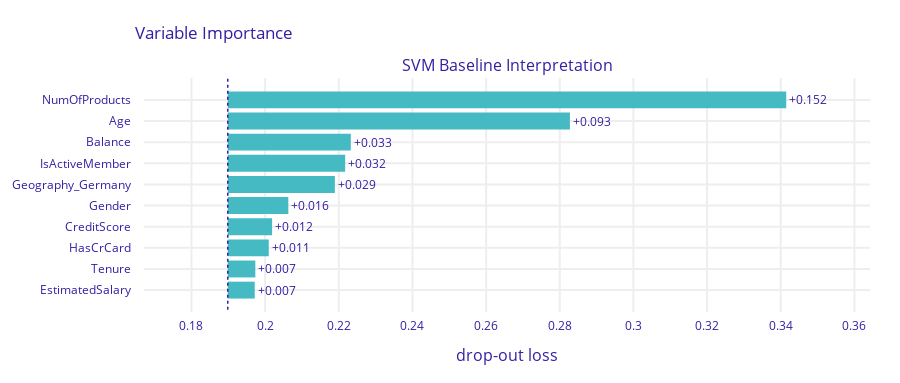

Notebook cell for this chart:
### Code cell
svm_exp.model_parts().plot()

### Figure 1 — Plotly figure (JSON) as saved in the notebook; plotly's stock layout.template omitted (floating-point values rounded to 4 significant figures)
{"data": [{"base": 0.1899, "hoverinfo": "text", "hoverlabel": {"bgcolor": "rgba(0,0,0,0.8)"}, "hovertext": ["Model: SVM Baseline Interpretation loss after<br>variable: NumOfProducts is permuted: 0.341<br>Drop-out loss change: +0.152", "Model: SVM Baseline Interpretation loss after<br>variable: Age is permuted: 0.283<br>Drop-out loss change: +0.093", "Model: SVM Baseline Interpretation loss after<br>variable: Balance is permuted: 0.223<br>Drop-out loss change: +0.033", "Model: SVM Baseline Interpretation loss after<br>variable: IsActiveMember is permuted: 0.222<br>Drop-out loss change: +0.032", "Model: SVM Baseline Interpretation loss after<br>variable: Geography_Germany is permuted: 0.219<br>Drop-out loss change: +0.029", "Model: SVM Baseline Interpretation loss after<br>variable: Gender is permuted: 0.206<br>Drop-out loss change: +0.016", "Model: SVM Baseline Interpretation loss after<br>variable: CreditScore is permuted: 0.202<br>Drop-out loss change: +0.012", "Model: SVM Baseline Interpretation loss after<br>variable: HasCrCard is permuted: 0.201<br>Drop-out loss change: +0.011", "Model: SVM Baseline Interpretation loss after<br>variable: Tenure is permuted: 0.197<br>Drop-out loss change: +0.007", "Model: SVM Baseline Interpretation loss after<br>variable: EstimatedSalary is permuted: 0.197<br>Drop-out loss change: +0.007"], "marker": {"color": "#46bac2"}, "orientation": "h", "showlegend": false, "text": ["+0.152", "+0.093", "+0.033", "+0.032", "+0.029", "+0.016", "+0.012", "+0.011", "+0.007", "+0.007"], "textposition": "outside", "type": "bar", "x": [0.1516, 0.0929, 0.03341, 0.03188, 0.02908, 0.01644, 0.01204, 0.01113, 0.007484, 0.007321], "xaxis": "x", "y": ["NumOfProducts", "Age", "Balance", "IsActiveMember", "Geography_Germany", "Gender", "CreditScore", "HasCrCard", "Tenure", "EstimatedSalary"], "yaxis": "y"}], "layout": {"annotations": [{"font": {"size": 16}, "showarrow": false, "text": "SVM Baseline Interpretation", "x": 0.5, "xanchor": "center", "xref": "paper", "y": 1, "yanchor": "bottom", "yref": "paper"}, {"font": {"size": 16}, "showarrow": false, "text": "drop-out loss", "x": 0.5, "xanchor": "center", "xref": "paper", "y": 0, "yanchor": "top", "yref": "paper", "yshift": -30}], "font": {"color": "#371ea3"}, "height": 383, "margin": {"b": 71, "r": 30, "t": 78}, "shapes": [{"line": {"color": "#371ea3", "dash": "dot", "width": 1.5}, "type": "line", "x0": 0.1899, "x1": 0.1899, "xref": "x", "y0": -1, "y1": 10, "yref": "y"}], "title": {"text": "Variable Importance", "x": 0.15}, "xaxis": {"anchor": "y", "automargin": true, "domain": [0, 1], "fixedrange": true, "gridwidth": 2, "range": [0.1671, 0.3642], "tickcolor": "white", "ticklen": 3, "ticks": "outside", "type": "linear", "zeroline": false}, "yaxis": {"anchor": "x", "automargin": true, "autorange": "reversed", "domain": [0, 1], "fixedrange": true, "gridwidth": 2, "tickcolor": "white", "ticklen": 10, "ticks": "outside", "type": "category"}}}
